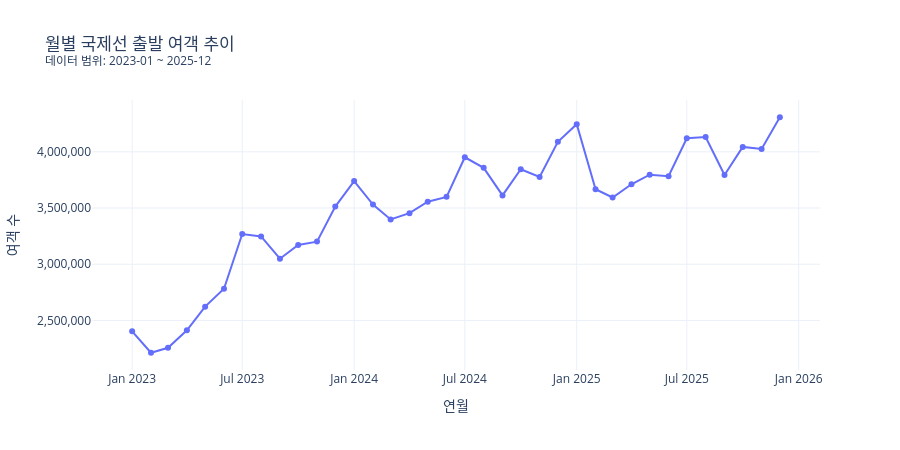

Notebook code for this chart:
### Code cell
# 차트: 2023~2025년 월별 국제선 출발 여객 추이를 확인한다.
demand_chart = monthly_demand_trend_df.copy()
demand_chart['기준월'] = pd.to_datetime(demand_chart['연월'], format='%Y%m')

fig = px.line(
    demand_chart,
    x='기준월',
    y='여객 수',
    markers=True,
    title=chart_title('월별 국제선 출발 여객 추이', demand_chart['연월']),
    labels={'기준월': '연월', '여객 수': '여객 수'},
    template=PLOTLY_TEMPLATE,
)
fig.update_yaxes(tickformat=',')
fig.update_layout(height=450, showlegend=False)
fig.show(config={'displaylogo': False})
